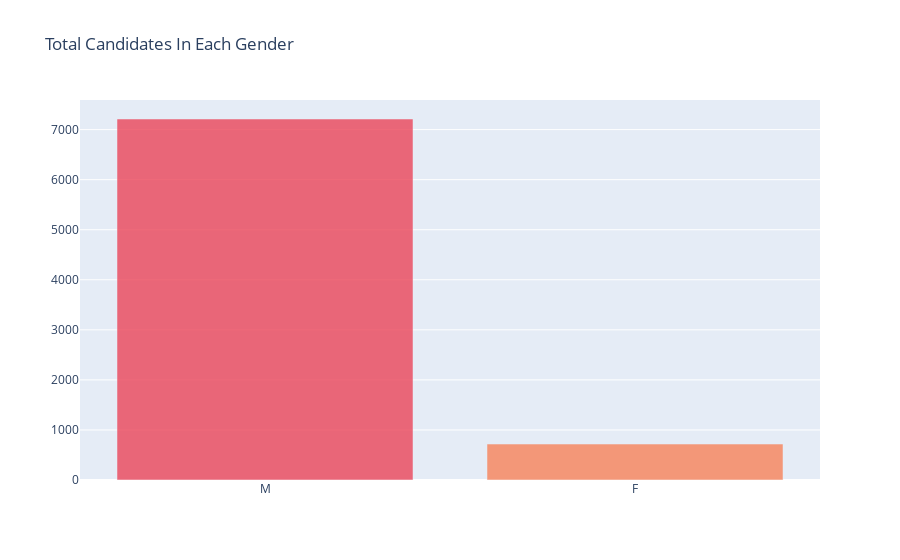

Notebook source saved alongside this figure:
### Markdown cell above
#### 4.2.2 Candidates According To Gender

### Code cell
genderdf = candidatedf['SEX'].value_counts()
genderdf = pd.DataFrame({'SEX':genderdf.index, 'Count':genderdf.values})

genderBar = go.Figure(go.Bar(
            x=genderdf["SEX"],
            y=genderdf["Count"],
            opacity=0.8,
            marker_color=["#eb4559","#f78259"]
        ))
genderBar.update_layout(
    title='Total Candidates In Each Gender'
)
genderBar.show()

### Figure 1 — Plotly figure (JSON) as saved in the notebook; plotly's stock layout.template omitted (floating-point values rounded to 4 significant figures)
{"data": [{"marker": {"color": ["#eb4559", "#f78259"]}, "opacity": 0.8, "type": "bar", "x": ["M", "F"], "y": [7212, 718]}], "layout": {"title": {"text": "Total Candidates In Each Gender"}}}
